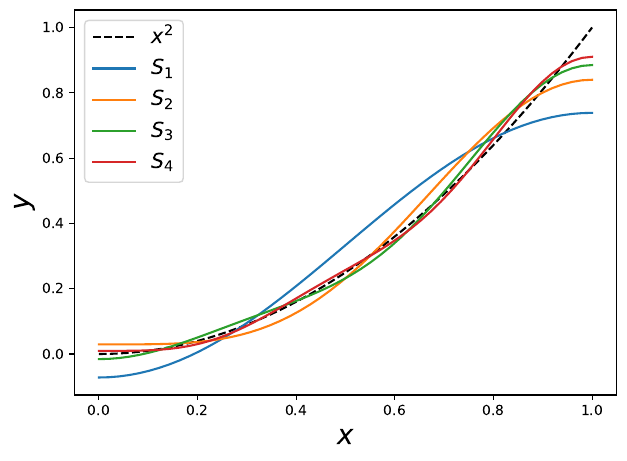

This chart was generated by the following Python code:
#!/usr/bin/env python3

import numpy as np
import matplotlib.pyplot as plt

def A(n):
    return 4*(-1)**n/(np.pi**2*n**2)


fig,ax = plt.subplots(nrows=1,ncols=1,figsize=(7,5))

x  = np.linspace(0,1)
f1 = x**2 
ax.plot(x,f1,'k--',label=r'$x^{2}$')

f = 1/3 + np.zeros(len(x))
for m in range(1,5):
    f += A(m)*np.cos(m*np.pi*x)
    ax.plot(x,f,label=r'$S_{%d}$'%m)

ax.set_xlabel(r'$x$',size=20)
ax.set_ylabel(r'$y$',size=20)
ax.legend(fontsize=15)
fig.savefig('prob5_1_2b.pdf',bbox_inches='tight')
#plt.show()


